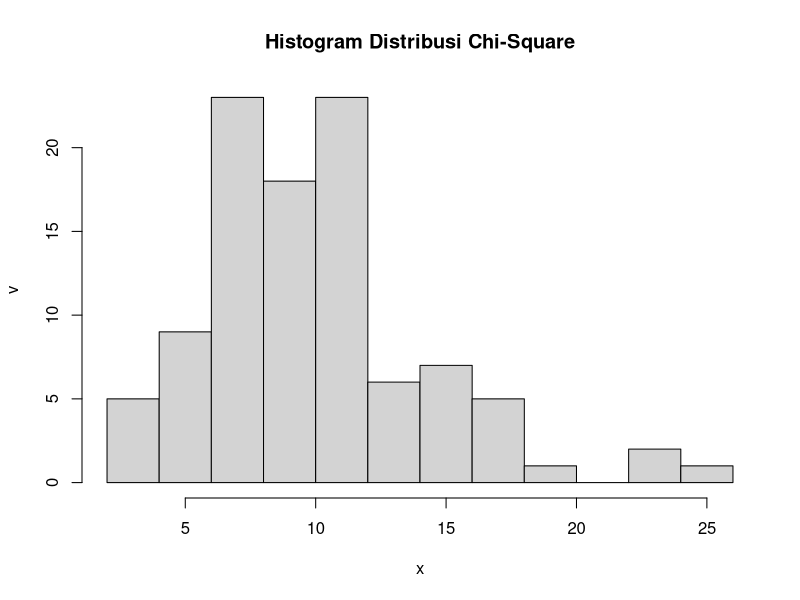

Reproduce this figure in R.
# 4 Diketahui nilai x = 2 dan v = 10. Tentukan:

#a
#Fungsi Probabilitas dari Distribusi Chi-Square

x = 2
v = 10
#dschisq(x, v)
dchisq(2, 10)

#b
#Histogram dari Distribusi Chi-Square dengan 100 data random
n = 100
v = 10
hist(rchisq(n, v), main = 'Histogram Distribusi Chi-Square', xlab='x', ylab = 'v')

#c
#Nilai Rataan (μ) dan Varian (σ2) dari Distribusi Chi-Square.
rataan = v
rataan

varian = 2 * v
varian